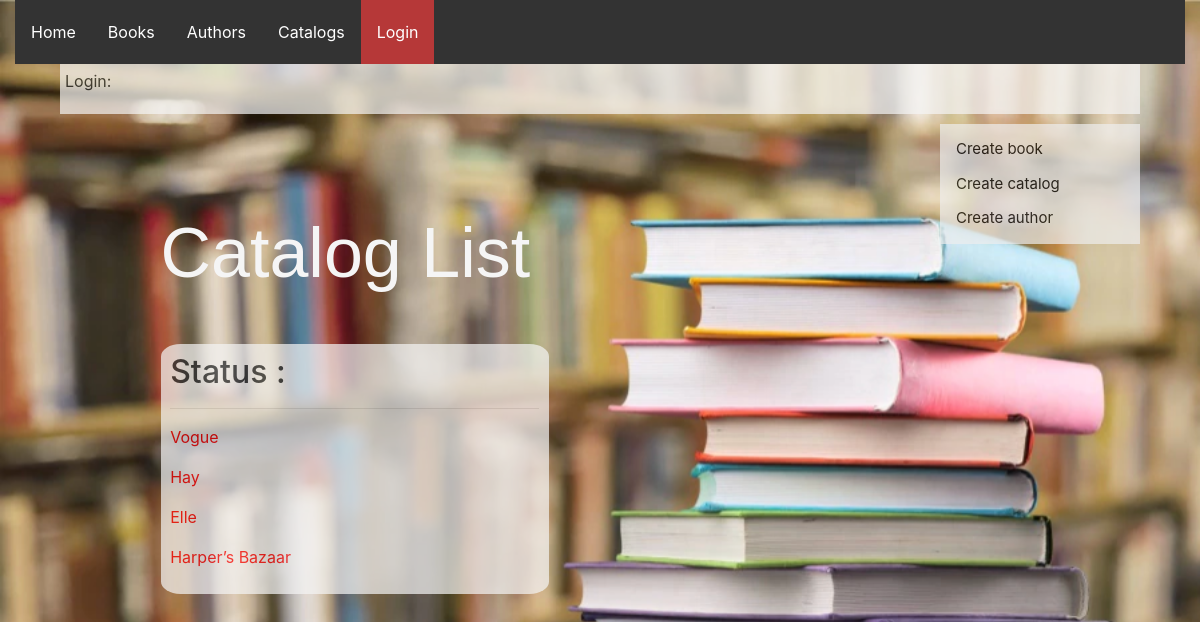
/library/catalogs/, run on the app's committed database.
### library_app/models.py (models this page shows, shortened)
class Catalog(models.Model):
    title = models.CharField(max_length=200)
    name = models.CharField(max_length=200)

### library_app/views.py (the view)
# urls.py: path('catalogs/', views.CatalogListView.as_view(), name='catalogs'),
class CatalogListView(generic.ListView):
    model = Catalog
    paginate_by = 4

### library_app/templates/library_app/catalog_list.html
{% extends "base.html" %}
{% block content %}
  <h1>Catalog List</h1>
  {% if catalog_list %}
<div class="container">
<h2>Status :</h2>
   <hr />
    {% for catalog in catalog_list %}
       <p> <a href="{{ catalog.get_absolute_url }}">{{ catalog.title }}</a></p>
    {% endfor %}
</div>
  {% else %}
    <p>There are no catalogs in the library.</p>
  {% endif %}
{% endblock %}

### library_app/static/css/styles.css (style rules this page uses)
body { background: url(../images/background.png); background-size: cover; background-repeat: no-repeat; height: 300px; position: relative; }
a { text-decoration: none; color: red; }
h1 { color: whitesmoke; margin-left: 15%; margin-top: 10%; font-family: 'Gill Sans', 'Gill Sans MT', Calibri, 'Trebuchet MS', sans-serif; font-size: 70px; }
.container { background-color: whitesmoke; border-radius: 5%; padding: 1%; opacity: 70%; width: 40%; margin-left: 15%; margin-top: 5%; }

### data on the page
Catalog: title "Vogue"
Catalog: title "Hay"
Catalog: title "Elle"
Catalog: title "Harper’s Bazaar"
